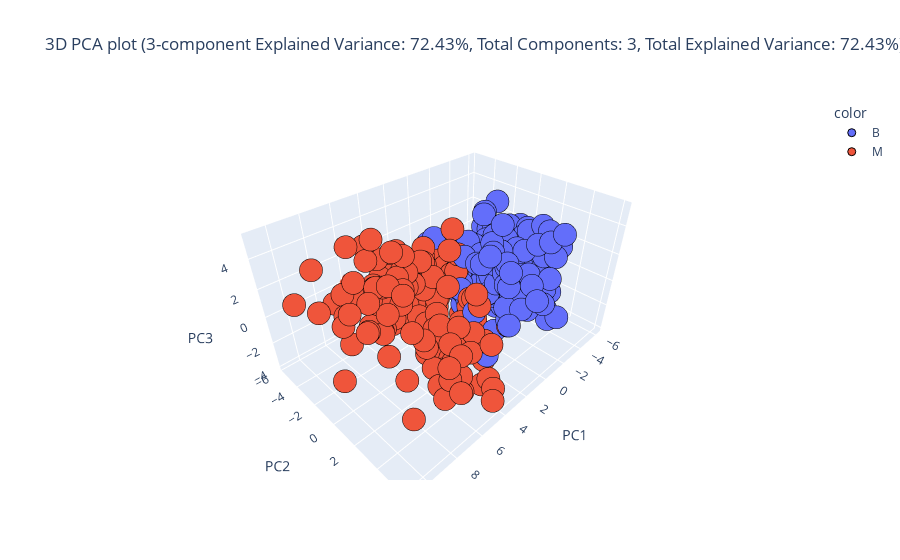

Notebook code cell kept with this figure:
### Code cell
_, pca3d_train_df, _, pca3d_test_df = eda.dimensionality_reduction(train_df, test_df, identifier=id_features, categorical=categorical_features, continuous=continuous_features, target="Diagnosis", method="pca", plot_type="3d", components=3)

### Figure 1 — Plotly figure (JSON) as saved in the notebook; plotly's stock layout.template omitted (floating-point values rounded to 4 significant figures; data arrays with more than 128 entries replaced by an {"elided": "..."} marker saying what was removed)
{"data": [{"hovertemplate": "color=B<br>PC1=%{x}<br>PC2=%{y}<br>PC3=%{z}<extra></extra>", "legendgroup": "B", "marker": {"color": "#636efa", "line": {"color": "Black", "width": 1}, "opacity": 1, "symbol": "circle"}, "mode": "markers", "name": "B", "scene": "scene", "showlegend": true, "type": "scatter3d", "x": {"elided": "265 float values"}, "y": {"elided": "265 float values"}, "z": {"elided": "265 float values"}}, {"hovertemplate": "color=M<br>PC1=%{x}<br>PC2=%{y}<br>PC3=%{z}<extra></extra>", "legendgroup": "M", "marker": {"color": "#EF553B", "line": {"color": "Black", "width": 1}, "opacity": 1, "symbol": "circle"}, "mode": "markers", "name": "M", "scene": "scene", "showlegend": true, "type": "scatter3d", "x": {"elided": "143 float values"}, "y": {"elided": "143 float values"}, "z": {"elided": "143 float values"}}], "layout": {"legend": {"title": {"text": "color"}, "tracegroupgap": 0}, "scene": {"domain": {"x": [0, 1], "y": [0, 1]}, "xaxis": {"title": {"text": "PC1"}}, "yaxis": {"title": {"text": "PC2"}}, "zaxis": {"title": {"text": "PC3"}}}, "title": {"text": "3D PCA plot (3-component Explained Variance: 72.43%, Total Components: 3, Total Explained Variance: 72.43%)"}}}
